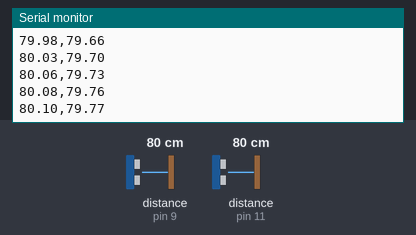
Bench run of a sketch on a simulated Arduino Uno, built with avr-gcc and run on an emulated ATmega328P. Shown: the last lines printed to the serial monitor. Wiring (inferred from the names in the program): 2 × ultrasonic range finder: trigger pin 8, echo pin 9 / trigger pin 10, echo pin 11. The test bench sets the inputs (shaded band); at power-on: distance to the obstacle (sensors on pin 9, pin 11) 80 cm. The echo pulse lasts 58.3 µs per cm.

Above: at 1.4 s.
1.5 s: distance to the obstacle (sensor on pin 9) set to 2 cm
At 1.5 s:
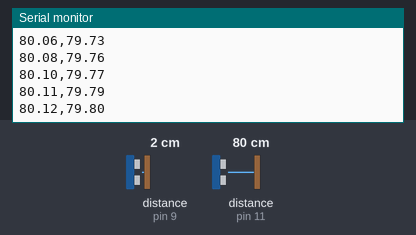
3.0 s: distance to the obstacle (sensor on pin 11) set to 2 cm
At 3.0 s:
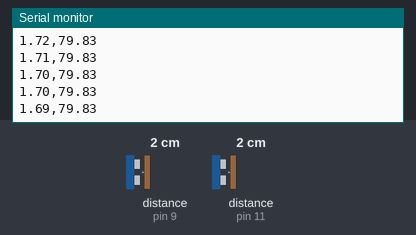
4.5 s: distance to the obstacle (sensor on pin 11) set to 60 cm
At 4.56 s:
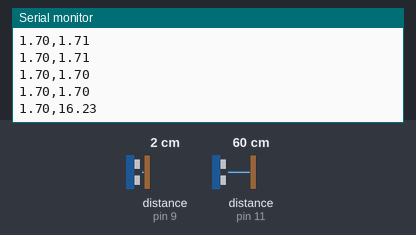
7.5 s: distance to the obstacle (sensor on pin 9) set to 4 cm
At 7.52 s:
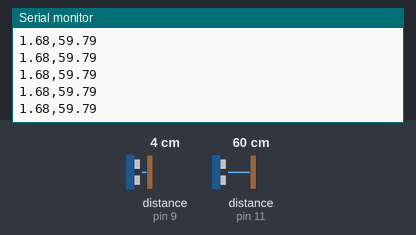
Timing chart, 0 to 10.0 s (numbered marks = the images above; inputs shaded):
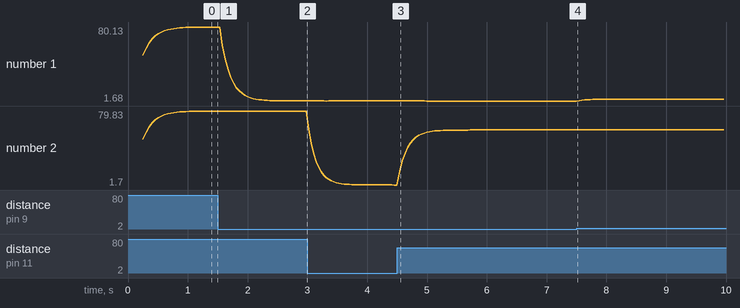

Measured:
- after the input at 4.5 s, the serial monitor: prints a new line at once (image 3)
- plotted number 1: 80.12 → 1.69 after the input at 1.5 s, 1.68 → 3.69 after the input at 7.5 s
- plotted number 2: 1.7 → 59.79 after the input at 4.5 s

The sketch:

Floating_Arduino.ino
```cpp
// Reading of 2 ultraonic sensores

const int TRIG_UP = 8;
const int ECHO_UP = 9;

const int TRIG_DN = 10;
const int ECHO_DN = 11;

const unsigned long TIMEOUT_US = 30000;  // tieout if not working
const unsigned long SEND_MS = 33;        // output frequency
const float ALPHA = 0.25;                // smooting (0-1) reducdes jerky motions

float upFilt = 40.0;
float dnFilt = 40.0;

unsigned long lastSend = 0;

float readDistanceCm(int trigPin, int echoPin) {
  digitalWrite(trigPin, LOW);
  delayMicroseconds(2);
  digitalWrite(trigPin, HIGH);
  delayMicroseconds(10);
  digitalWrite(trigPin, LOW);

  unsigned long dur = pulseIn(echoPin, HIGH, TIMEOUT_US);
  if (dur == 0) return NAN;

  return dur / 58.2; // cm
}

float smooth(float prev, float x) {
  return prev + ALPHA * (x - prev);
}

void setup() {
  pinMode(TRIG_UP, OUTPUT);
  pinMode(ECHO_UP, INPUT);

  pinMode(TRIG_DN, OUTPUT);
  pinMode(ECHO_DN, INPUT);

  Serial.begin(115200);
  delay(200);
}

void loop() {
  // Alternate to reduce interference
  float upCm = readDistanceCm(TRIG_UP, ECHO_UP);
  delay(20);
  float dnCm = readDistanceCm(TRIG_DN, ECHO_DN);
  delay(20);

  if (!isnan(upCm)) upFilt = smooth(upFilt, upCm);
  if (!isnan(dnCm)) dnFilt = smooth(dnFilt, dnCm);

  unsigned long now = millis();
  if (now - lastSend >= SEND_MS) {
    lastSend = now;

    Serial.print(upFilt, 2);
    Serial.print(",");
    Serial.println(dnFilt, 2);
  }
}
```
